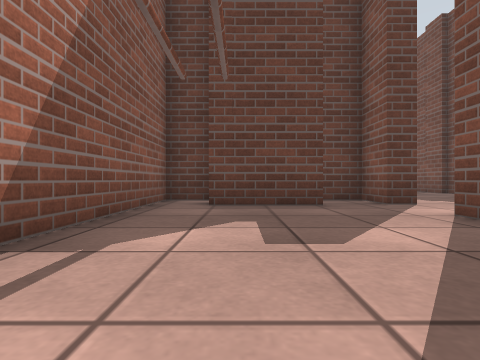
View 1 (above)

16 first-person views from a walk through a robot-simulator world made for Gazebo. The camera is 0.5 m above the floor, looks level and sees 80° across. The floor is counted in squares, 1 m on a side. Each view is taken from the middle of a square. On the plan, view 1 faces up. The plan holds only what a view shows up to about 9 squares ahead; the rest is blank. The place goes on beyond the plan.

View 2
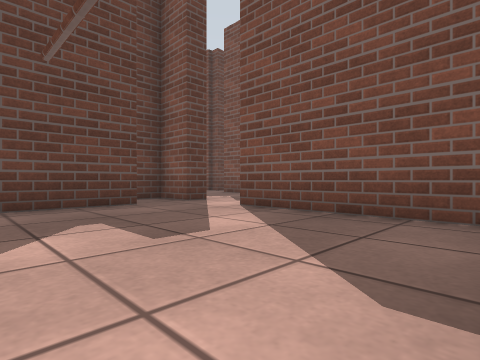

View 3
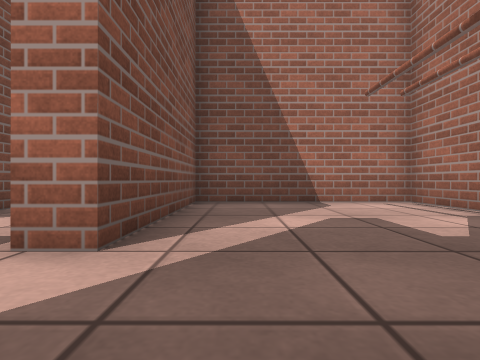

View 4
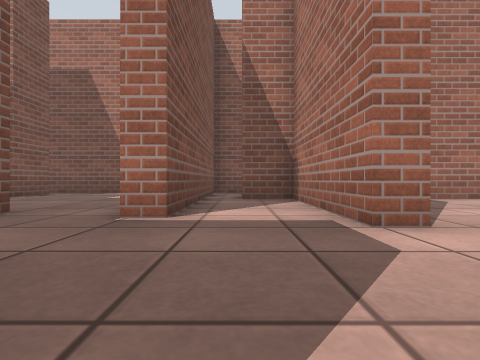

View 5
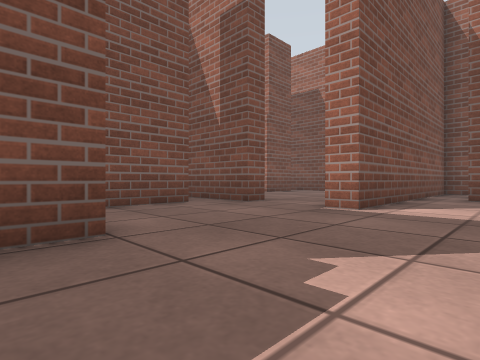

View 6
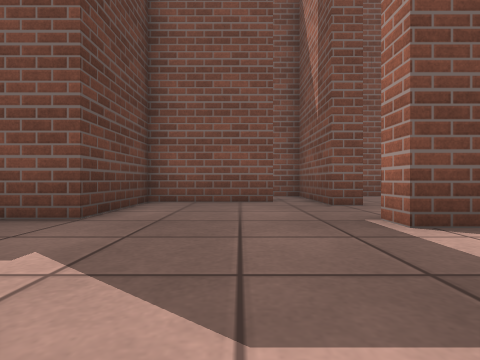

View 7
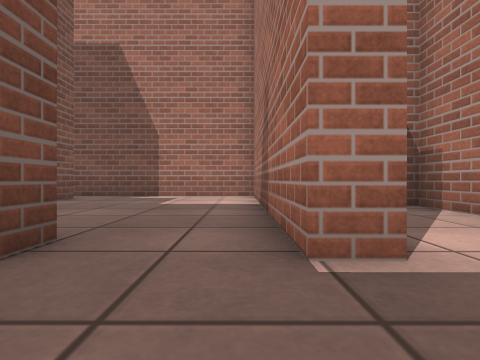

View 8
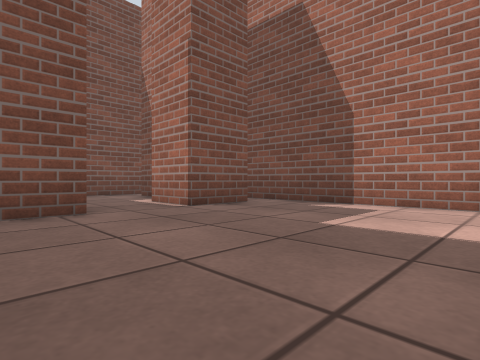

View 9
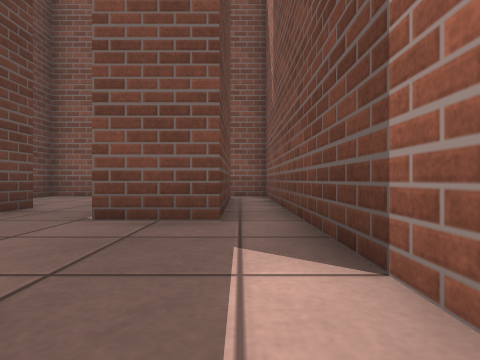

View 10
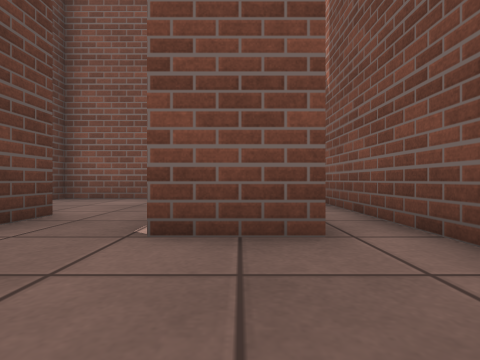

View 11
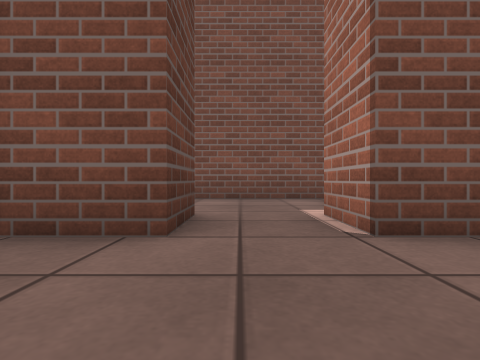

View 12
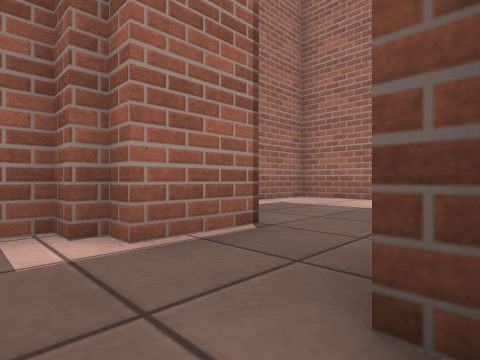

View 13
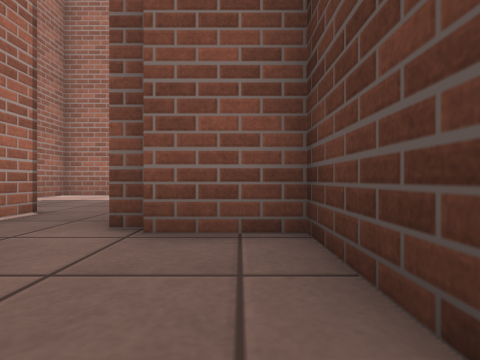

View 14
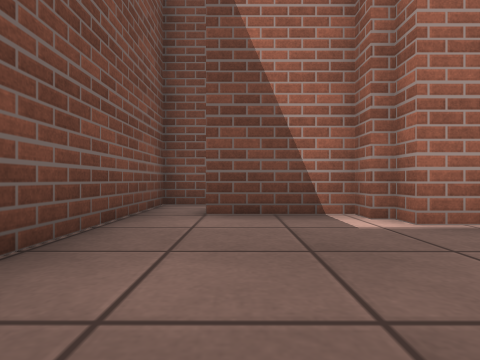

View 15
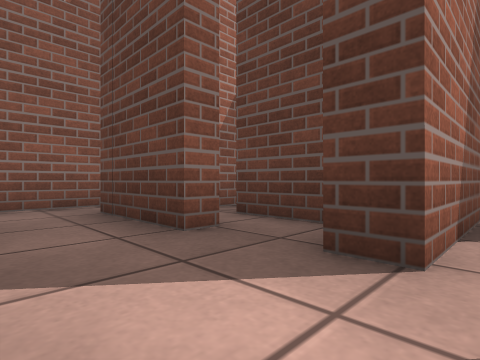

View 16
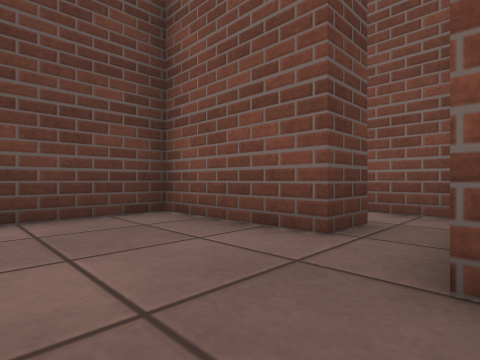

### Floor plan
Ten units are one square. View 1 is at (0, 0); x grows to the right and y downward. Boxes are objects, and circles mark ways between rooms. Rooms are numbered by the first view taken in them; rooms with no view inside come last. Other rooms are left out.
<svg viewBox="-23 -90 194 133">
<path fill="none" stroke="#000" d="M16 -61 16 -56 -6 -56M36 -58 30 -58 30 -70 9 -70M30 4 30 -40 36 -40M-8 -70 -18 -70 -18 4 31 4M36 -40 36 5M85 -26 85 -32 105 -32M104 -43 94 -43 94 -70 67 -70 67 -81M36 -85 36 -58M31 4 50 4M60 28 60 -32 66 -32M131 -6 115 -6 115 -21M66 -32 66 38 166 38 166 16M154 28 115 28 115 12 130 12M130 12 130 18M166 16 166 -26 133 -26 133 -10M133 21 155 21"/>
<circle cx="30" cy="-45" r="3" fill="#2a7"/>
<circle cx="75" cy="-30" r="3" fill="#2a7"/>
<circle cx="125" cy="0" r="3" fill="#2a7"/>
<circle cx="160" cy="20" r="3" fill="#2a7"/>
<text x="10" y="-30">1</text>
<text x="60" y="-40">2</text>
<text x="100" y="10">3</text>
<text x="150" y="-10">4</text>
</svg>
Room 1 opens to room 2. Room 2 opens to room 3. Room 3 opens to room 4.

Where each view was taken, in squares from view 1:
view 1: 0 up, 0 right, facing up
view 2: 0 up, 1 left, facing up-right
view 3: 6 up, 2 right, facing down
view 4: 7 up, 5 right, facing down
view 5: 8 up, 4 right, facing down-right
view 6: 5 up, 3 right, facing right
view 7: 5 up, 7 right, facing down
view 8: 2 up, 7 right, facing down-right
view 9: 3 down, 8 right, facing right
view 10: 2 down, 9 right, facing right
view 11: 0 up, 9 right, facing right
view 12: 1 up, 14 right, facing down-left
view 13: 2 up, 16 right, facing left
view 14: 2 up, 15 right, facing down
view 15: 4 up, 4 right, facing up-left
view 16: 3 up, 7 right, facing up-right
